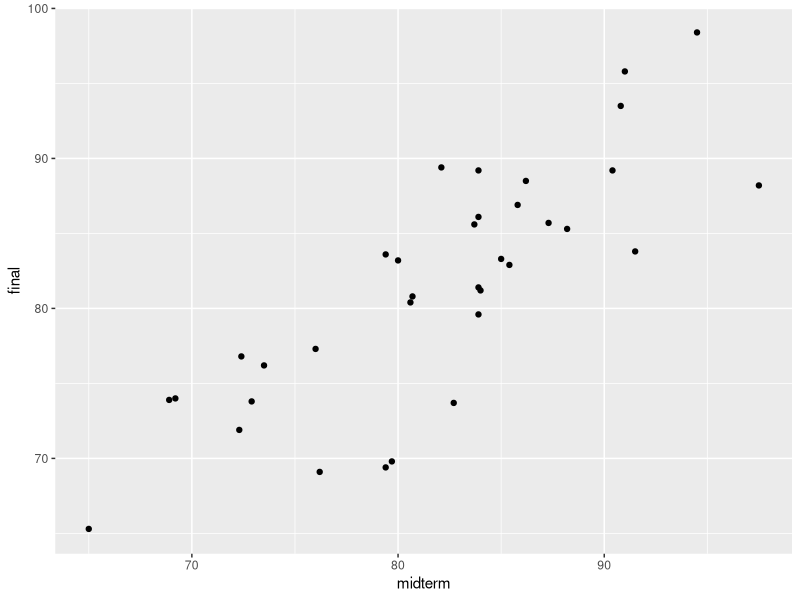

Here is the R script that generated this plot:
## ---- chunk 1
knitr::opts_chunk$set(echo = TRUE, warning = TRUE, message = FALSE,
                      error = TRUE)

library(tidyverse)
## ---- chunk 2
lm_data <- read_csv("../../data/example_lm_data.csv")
## ---- chunk 3
exam_scores <- tibble(
  midterm = c(85.4, 91.0, 83.9, 83.9, 84.0, 85.8, 76.2, 83.9, 73.5,
              80.0, 83.9, 85.0, 65.0, 79.4, 91.5, 90.4, 79.4, 80.7,
              76.0, 72.3, 87.3, 82.1, 88.2, 69.2, 72.9, 68.9, 86.2,
              90.8, 83.7, 72.4, 79.7, 82.7, 80.6, 94.5, 97.5),
  final = c(82.9, 95.8, 79.6, 89.2, 81.2, 86.9, 69.1, 86.1, 76.2,
            83.2, 81.4, 83.3, 65.3, 69.4, 83.8, 89.2, 83.6, 80.8,
            77.3, 71.9, 85.7, 89.4, 85.3, 74.0, 73.8, 73.9, 88.5,
            93.5, 85.6, 76.8, 69.8, 73.7, 80.4, 98.4, 88.2)
)

ggplot(exam_scores, aes(x = midterm, y = final)) + 
  geom_point()
